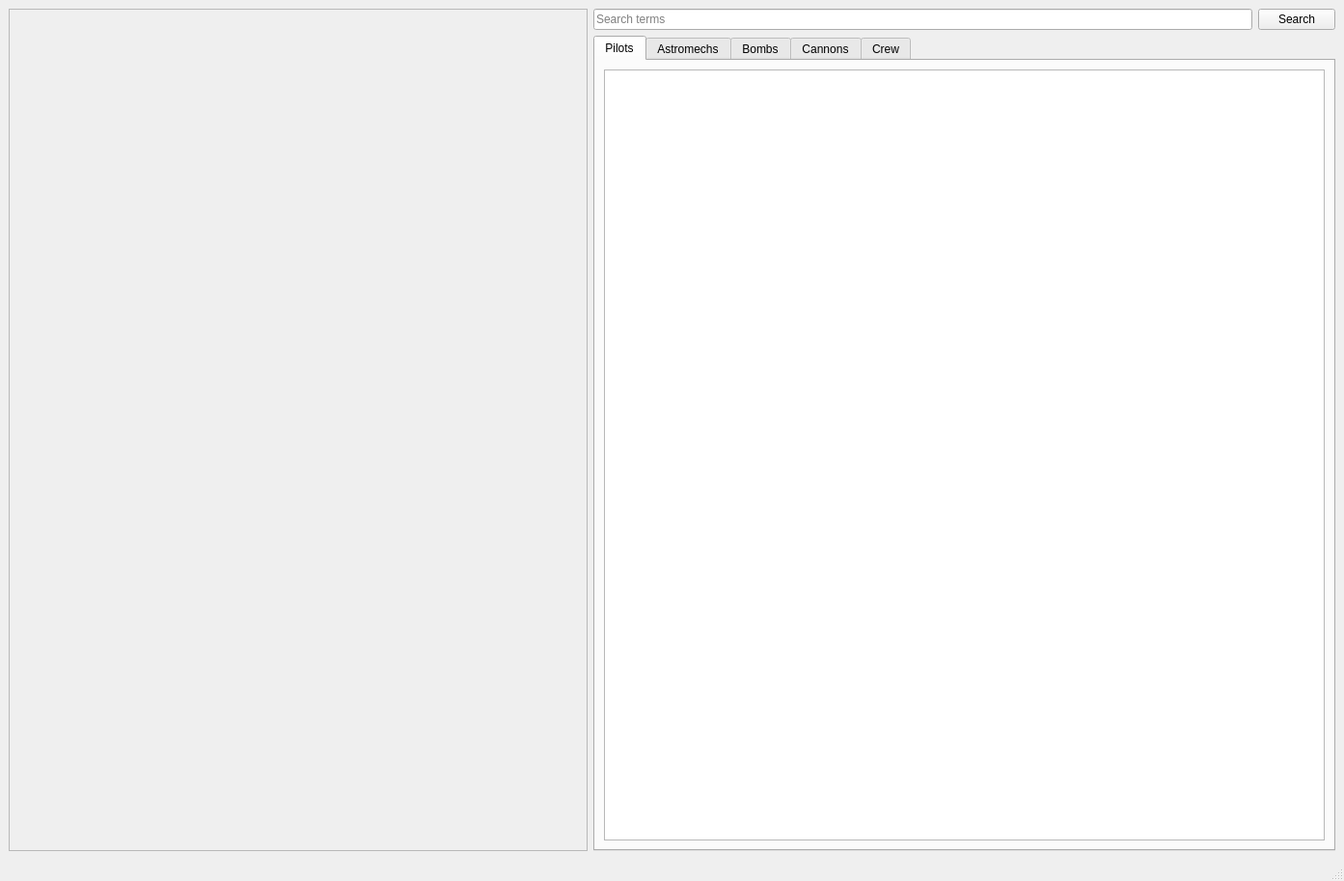
<?xml version="1.0" encoding="UTF-8"?>
<ui version="4.0">
 <class>XWingDeckWindow</class>
 <widget class="QMainWindow" name="XWingDeckWindow">
  <property name="geometry">
   <rect>
    <x>0</x>
    <y>0</y>
    <width>1393</width>
    <height>913</height>
   </rect>
  </property>
  <property name="windowTitle">
   <string>XWing Miniatures Card Browser</string>
  </property>
  <property name="animated">
   <bool>false</bool>
  </property>
  <widget class="QWidget" name="centralwidget">
   <layout class="QHBoxLayout" name="horizontalLayout_2">
    <item>
     <widget class="QFrame" name="frame">
      <property name="minimumSize">
       <size>
        <width>600</width>
        <height>0</height>
       </size>
      </property>
      <property name="frameShape">
       <enum>QFrame::StyledPanel</enum>
      </property>
      <property name="frameShadow">
       <enum>QFrame::Raised</enum>
      </property>
      <layout class="QGridLayout" name="gridLayout">
       <item row="0" column="0">
        <layout class="QVBoxLayout" name="verticalLayout">
         <item>
          <layout class="QHBoxLayout" name="horizontalLayout_3">
           <item>
            <widget class="QLabel" name="card_image">
             <property name="sizePolicy">
              <sizepolicy hsizetype="Fixed" vsizetype="Fixed">
               <horstretch>0</horstretch>
               <verstretch>0</verstretch>
              </sizepolicy>
             </property>
             <property name="minimumSize">
              <size>
               <width>300</width>
               <height>418</height>
              </size>
             </property>
             <property name="frameShape">
              <enum>QFrame::NoFrame</enum>
             </property>
             <property name="frameShadow">
              <enum>QFrame::Plain</enum>
             </property>
             <property name="text">
              <string/>
             </property>
            </widget>
           </item>
          </layout>
         </item>
         <item>
          <widget class="QLabel" name="obtain_source_label">
           <property name="font">
            <font>
             <pointsize>12</pointsize>
            </font>
           </property>
           <property name="text">
            <string/>
           </property>
          </widget>
         </item>
        </layout>
       </item>
      </layout>
     </widget>
    </item>
    <item>
     <layout class="QVBoxLayout" name="verticalLayout_3">
      <property name="leftMargin">
       <number>0</number>
      </property>
      <item>
       <layout class="QHBoxLayout" name="horizontalLayout">
        <item>
         <widget class="QLineEdit" name="card_search_field">
          <property name="placeholderText">
           <string>Search terms</string>
          </property>
         </widget>
        </item>
        <item>
         <widget class="QPushButton" name="card_search_button">
          <property name="text">
           <string>Search</string>
          </property>
         </widget>
        </item>
       </layout>
      </item>
      <item>
       <widget class="QTabWidget" name="tabWidget">
        <property name="currentIndex">
         <number>0</number>
        </property>
        <widget class="QWidget" name="pilot_tab">
         <attribute name="title">
          <string>Pilots</string>
         </attribute>
         <layout class="QVBoxLayout" name="verticalLayout_2">
          <item>
           <widget class="QTableView" name="pilotView">
            <property name="alternatingRowColors">
             <bool>false</bool>
            </property>
            <property name="selectionMode">
             <enum>QAbstractItemView::SingleSelection</enum>
            </property>
            <property name="selectionBehavior">
             <enum>QAbstractItemView::SelectRows</enum>
            </property>
            <property name="verticalScrollMode">
             <enum>QAbstractItemView::ScrollPerPixel</enum>
            </property>
            <property name="horizontalScrollMode">
             <enum>QAbstractItemView::ScrollPerPixel</enum>
            </property>
            <attribute name="horizontalHeaderVisible">
             <bool>true</bool>
            </attribute>
            <attribute name="verticalHeaderVisible">
             <bool>false</bool>
            </attribute>
            <attribute name="verticalHeaderDefaultSectionSize">
             <number>12</number>
            </attribute>
            <attribute name="verticalHeaderMinimumSectionSize">
             <number>12</number>
            </attribute>
           </widget>
          </item>
         </layout>
        </widget>
        <widget class="QWidget" name="astromech_tab">
         <property name="enabled">
          <bool>true</bool>
         </property>
         <attribute name="title">
          <string>Astromechs</string>
         </attribute>
         <layout class="QVBoxLayout" name="verticalLayout_4">
          <item>
           <widget class="QTableView" name="astroView">
            <property name="selectionMode">
             <enum>QAbstractItemView::SingleSelection</enum>
            </property>
            <property name="selectionBehavior">
             <enum>QAbstractItemView::SelectRows</enum>
            </property>
            <property name="verticalScrollMode">
             <enum>QAbstractItemView::ScrollPerPixel</enum>
            </property>
            <property name="horizontalScrollMode">
             <enum>QAbstractItemView::ScrollPerPixel</enum>
            </property>
            <attribute name="verticalHeaderVisible">
             <bool>false</bool>
            </attribute>
           </widget>
          </item>
         </layout>
        </widget>
        <widget class="QWidget" name="bomb_tab">
         <attribute name="title">
          <string>Bombs</string>
         </attribute>
         <layout class="QVBoxLayout" name="verticalLayout_5">
          <item>
           <widget class="QTableView" name="bombView">
            <property name="selectionMode">
             <enum>QAbstractItemView::SingleSelection</enum>
            </property>
            <property name="selectionBehavior">
             <enum>QAbstractItemView::SelectRows</enum>
            </property>
            <property name="verticalScrollMode">
             <enum>QAbstractItemView::ScrollPerPixel</enum>
            </property>
            <property name="horizontalScrollMode">
             <enum>QAbstractItemView::ScrollPerPixel</enum>
            </property>
            <attribute name="verticalHeaderVisible">
             <bool>false</bool>
            </attribute>
           </widget>
          </item>
         </layout>
        </widget>
        <widget class="QWidget" name="cannon_tab">
         <attribute name="title">
          <string>Cannons</string>
         </attribute>
         <layout class="QVBoxLayout" name="verticalLayout_6">
          <item>
           <widget class="QTableView" name="cannonView">
            <property name="styleSheet">
             <string notr="true">QTableView:selected {
	background-color: #000055;
}</string>
            </property>
            <property name="alternatingRowColors">
             <bool>false</bool>
            </property>
            <property name="selectionMode">
             <enum>QAbstractItemView::SingleSelection</enum>
            </property>
            <property name="selectionBehavior">
             <enum>QAbstractItemView::SelectRows</enum>
            </property>
            <property name="verticalScrollMode">
             <enum>QAbstractItemView::ScrollPerPixel</enum>
            </property>
            <property name="horizontalScrollMode">
             <enum>QAbstractItemView::ScrollPerPixel</enum>
            </property>
            <attribute name="verticalHeaderVisible">
             <bool>false</bool>
            </attribute>
            <attribute name="verticalHeaderDefaultSectionSize">
             <number>12</number>
            </attribute>
            <attribute name="verticalHeaderMinimumSectionSize">
             <number>12</number>
            </attribute>
           </widget>
          </item>
         </layout>
        </widget>
        <widget class="QWidget" name="crew_tab">
         <attribute name="title">
          <string>Crew</string>
         </attribute>
         <layout class="QVBoxLayout" name="verticalLayout_7">
          <item>
           <widget class="QTableView" name="crewView">
            <property name="verticalScrollMode">
             <enum>QAbstractItemView::ScrollPerPixel</enum>
            </property>
            <property name="horizontalScrollMode">
             <enum>QAbstractItemView::ScrollPerPixel</enum>
            </property>
            <attribute name="verticalHeaderVisible">
             <bool>false</bool>
            </attribute>
           </widget>
          </item>
         </layout>
        </widget>
       </widget>
      </item>
     </layout>
    </item>
   </layout>
  </widget>
  <widget class="QMenuBar" name="menubar">
   <property name="geometry">
    <rect>
     <x>0</x>
     <y>0</y>
     <width>1393</width>
     <height>26</height>
    </rect>
   </property>
  </widget>
  <widget class="QStatusBar" name="statusbar"/>
 </widget>
 <resources/>
 <connections/>
</ui>
